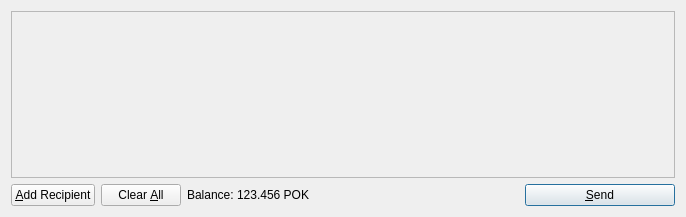
<?xml version="1.0" encoding="UTF-8"?>
<ui version="4.0">
 <class>SendCoinsDialog</class>
 <widget class="QDialog" name="SendCoinsDialog">
  <property name="geometry">
   <rect>
    <x>0</x>
    <y>0</y>
    <width>686</width>
    <height>217</height>
   </rect>
  </property>
  <property name="windowTitle">
   <string>Send Coins</string>
  </property>
  <layout class="QVBoxLayout" name="verticalLayout">
   <item>
    <widget class="QScrollArea" name="scrollArea">
     <property name="widgetResizable">
      <bool>true</bool>
     </property>
     <widget class="QWidget" name="scrollAreaWidgetContents">
      <property name="geometry">
       <rect>
        <x>0</x>
        <y>0</y>
        <width>666</width>
        <height>165</height>
       </rect>
      </property>
      <layout class="QVBoxLayout" name="verticalLayout_2">
       <property name="margin">
        <number>0</number>
       </property>
       <item>
        <layout class="QVBoxLayout" name="entries">
         <property name="spacing">
          <number>6</number>
         </property>
        </layout>
       </item>
       <item>
        <spacer name="verticalSpacer">
         <property name="orientation">
          <enum>Qt::Vertical</enum>
         </property>
         <property name="sizeHint" stdset="0">
          <size>
           <width>20</width>
           <height>40</height>
          </size>
         </property>
        </spacer>
       </item>
      </layout>
     </widget>
    </widget>
   </item>
   <item>
    <layout class="QHBoxLayout" name="horizontalLayout">
     <item>
      <widget class="QPushButton" name="addButton">
       <property name="toolTip">
        <string>Send to multiple recipients at once</string>
       </property>
       <property name="text">
        <string>&amp;Add Recipient</string>
       </property>
       <property name="icon">
        <iconset resource="../bitcoin.qrc">
         <normaloff>:/icons/add</normaloff>:/icons/add</iconset>
       </property>
       <property name="autoDefault">
        <bool>false</bool>
       </property>
      </widget>
     </item>
     <item>
      <widget class="QPushButton" name="clearButton">
       <property name="sizePolicy">
        <sizepolicy hsizetype="Minimum" vsizetype="Fixed">
         <horstretch>0</horstretch>
         <verstretch>0</verstretch>
        </sizepolicy>
       </property>
       <property name="toolTip">
        <string>Remove all transaction fields</string>
       </property>
       <property name="text">
        <string>Clear &amp;All</string>
       </property>
       <property name="icon">
        <iconset resource="../bitcoin.qrc">
         <normaloff>:/icons/remove</normaloff>:/icons/remove</iconset>
       </property>
       <property name="autoRepeatDelay">
        <number>300</number>
       </property>
       <property name="autoDefault">
        <bool>false</bool>
       </property>
      </widget>
     </item>
     <item>
      <layout class="QHBoxLayout" name="horizontalLayout_2">
       <property name="spacing">
        <number>3</number>
       </property>
       <item>
        <widget class="QLabel" name="label">
         <property name="text">
          <string>Balance:</string>
         </property>
        </widget>
       </item>
       <item>
        <widget class="QLabel" name="labelBalance">
         <property name="cursor">
          <cursorShape>IBeamCursor</cursorShape>
         </property>
         <property name="text">
          <string>123.456 POK</string>
         </property>
         <property name="textInteractionFlags">
          <set>Qt::LinksAccessibleByMouse|Qt::TextSelectableByKeyboard|Qt::TextSelectableByMouse</set>
         </property>
        </widget>
       </item>
      </layout>
     </item>
     <item>
      <spacer name="horizontalSpacer">
       <property name="orientation">
        <enum>Qt::Horizontal</enum>
       </property>
       <property name="sizeHint" stdset="0">
        <size>
         <width>40</width>
         <height>20</height>
        </size>
       </property>
      </spacer>
     </item>
     <item>
      <widget class="QPushButton" name="sendButton">
       <property name="minimumSize">
        <size>
         <width>150</width>
         <height>0</height>
        </size>
       </property>
       <property name="toolTip">
        <string>Confirm the send action</string>
       </property>
       <property name="text">
        <string>&amp;Send</string>
       </property>
       <property name="icon">
        <iconset resource="../bitcoin.qrc">
         <normaloff>:/icons/send</normaloff>:/icons/send</iconset>
       </property>
       <property name="default">
        <bool>true</bool>
       </property>
      </widget>
     </item>
    </layout>
   </item>
  </layout>
 </widget>
 <resources>
  <include location="../bitcoin.qrc"/>
 </resources>
 <connections/>
</ui>
